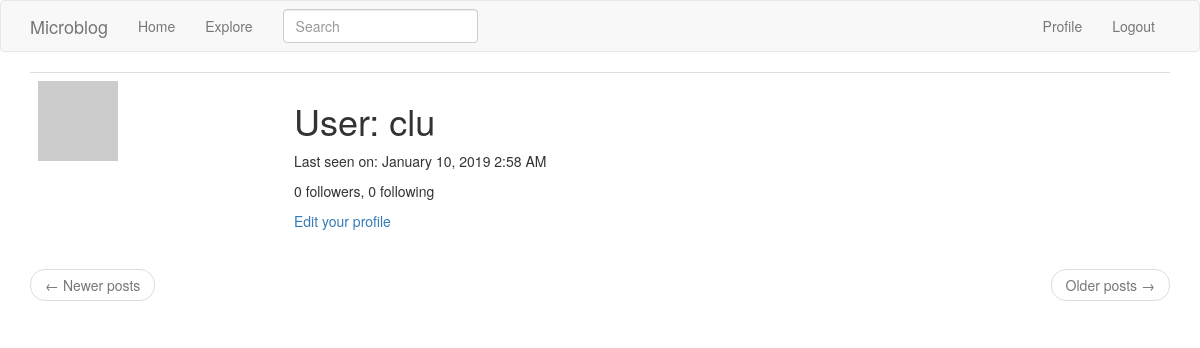
Page /user/clu (signed in) on the earlier database version.
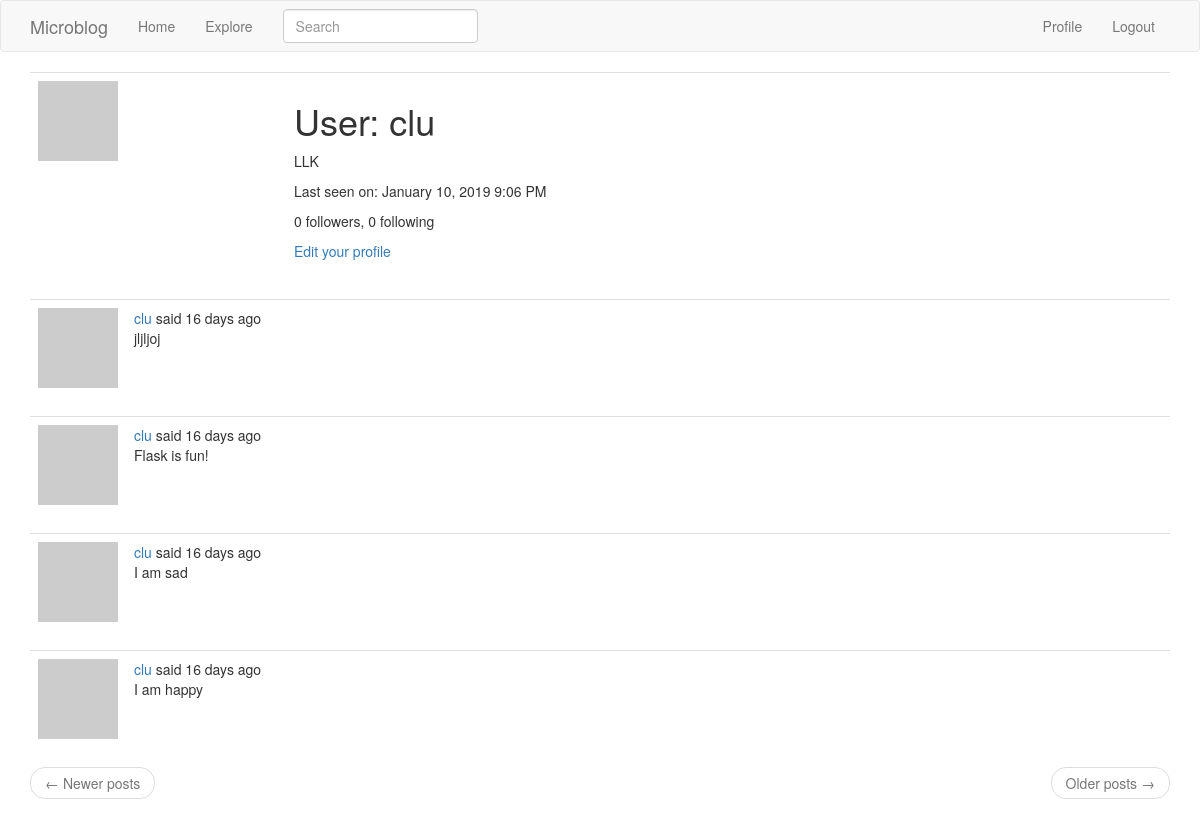
Same page on the later database version.
### blogApp/models.py (models this page shows, shortened)
class User(UserMixin, db.Model):
  id = db.Column(db.Integer, primary_key = True)
  username = db.Column(db.String(64), index = True, unique = True)
  email = db.Column(db.String(120), index = True, unique = True)
  password_hash = db.Column(db.String(128))
  about_me = db.Column(db.String(140))
  last_seen = db.Column(db.DateTime, default=datetime.utcnow)
  '''
  For a one-to-many relationship, a db.relationship field is normally defined on the "one" side, and is used as a convenient way to get access to the "many".
  The backref argument defines the name of a field that will be added to the objects of the "many" class that points back at the "one" object.
  '''
  posts = db.relationship('Post', backref='author', lazy='dynamic')
  '''
  The __repr__ method tells Python how to print objects of this class, which is going to be useful for debugging.
  '''
  def __repr__(self):
    return '<User {}>'.format(self.username)
  def avatar(self, size):
    digest = md5(self.email.lower().encode('utf-8')).hexdigest()
    return 'https://www.gravatar.com/avatar/{}?d=identicon&s={}'.format(digest, size)
  '''
  many to many relationship
  '''
  followed = db.relationship(
    'User', secondary=followers,
    primaryjoin=(followers.c.follower_id == id),
    secondaryjoin=(followers.c.followed_id == id),
    backref=db.backref('followers', lazy='dynamic'), lazy='dynamic')

class SearchableMixin(object):
  '''
  The method is to see what objects are going to be added, modified, deleted, available as session.new, session.dirty, session.deleted.
  These objects are not going to be available anymore after the session is committed, so I need to save them before the commit takes place.
  I'm using a session._changes dictionary to write these objects in a place that is going to survive the session commit, because as soon as the session is committed I will be using them to update the Elasticsearch index.
 '''
  @classmethod
  def before_commit(cls, session):
    session._changes = {
      'add': list(session.new),
      'update': list(session.dirty),
      'delete':list(session.deleted)
    }
  @classmethod
  def after_commit(cls, session):
    for obj in session._changes['add']:
      if isinstance(obj, SearchableMixin):
        add_to_index(obj.__tablename__, obj)
    for obj in session._changes['update']:
      if isinstance(obj, SearchableMixin):
        add_to_index(obj.__tablename__, obj)
    for obj in session._changes['delete']:
      if isinstance(obj, SearchableMixin):
        remove_from_index(obj.__tablename__, obj)
    session._changes = None
  '''
  The method is to refresh an index with all the data from the relational side.
  '''

class Post(SearchableMixin, db.Model):
    __searchable__ = ['body']
    id = db.Column(db.Integer, primary_key=True)
    body = db.Column(db.String(140))
    timestamp = db.Column(db.DateTime, index=True, default=datetime.utcnow) # timestamp index post so can retrieve them in  chronological order.
    user_id = db.Column(db.Integer, db.ForeignKey('user.id'))
    language = db.Column(db.String(5))

### blogApp/main/routes.py (the view)
@bp.route('/user/<username>')
@login_required
def user(username):
  user = User.query.filter_by(username=username).first_or_404()
  page = request.args.get('page', 1, type=int)
  posts = user.posts.order_by(Post.timestamp.desc()).paginate(
      page, current_app.config['POSTS_PER_PAGE'], False)
  next_url = url_for('main.user', username=user.username, page=posts.next_num) \
      if posts.has_next else None
  prev_url = url_for('main.user', username=user.username, page=posts.prev_num) \
      if posts.has_prev else None
  return render_template('user.html', user=user, posts=posts.items,
                         next_url=next_url, prev_url=prev_url)

### blogApp/main/forms.py
class SearchForm(FlaskForm):
  q = StringField(_l('Search'), validators = [DataRequired()])
  def __init__(self, *args, **kwargs):
    if 'formdata' not in kwargs:
      kwargs['formdata'] = request.args
    if 'csrf_enabled' not in kwargs:
      kwargs['csrf_enabled'] = False #For clickable search links to work, CSRF needs to be disabled
    super(SearchForm, self).__init__(*args, **kwargs)

### blogApp/main/routes.py (called while the page is built)
@bp.before_app_request
def before_request():
  if current_user.is_authenticated:
    current_user.last_seen = datetime.utcnow()
    db.session.commit()
    g.search_form = SearchForm()
  g.locale = str(get_locale())

### blogApp/models.py (called while the page is built)
@login.user_loader
def load_user(id):
    return User.query.get(int(id))

### blogApp/templates/user.html
{% extends "base.html" %}
{% block app_content %}
    <table class="table table-hover">
        <tr>
            <td width="256px"><img src="{{ user.avatar(256) }}"></td>
            <td>
                <h1>{{ _('User') }}: {{ user.username }}</h1>
                {% if user.about_me %}<p>{{ user.about_me }}</p>{% endif %}
                {% if user.last_seen %}
                <p>{{ _('Last seen on') }}: {{ moment(user.last_seen).format('LLL') }}</p>
                {% endif %}
                <p>{{ _('%(count)d followers', count=user.followers.count()) }}, {{ _('%(count)d following', count=user.followed.count()) }}</p>
                {% if user == current_user %}
                <p><a href="{{ url_for('main.edit_profile') }}">{{ _('Edit your profile') }}</a></p>
                {% elif not current_user.is_following(user) %}
                <p><a href="{{ url_for('main.follow', username=user.username) }}">{{ _('Follow') }}</a></p>
                {% else %}
                <p><a href="{{ url_for('main.unfollow', username=user.username) }}">{{ _('Unfollow') }}</a></p>
                {% endif %}
            </td>
        </tr>
    </table>
    {% for post in posts %}
        {% include '_post.html' %}
    {% endfor %}
    <nav aria-label="...">
        <ul class="pager">
            <li class="previous{% if not prev_url %} disabled{% endif %}">
                <a href="{{ prev_url or '#' }}">
                    <span aria-hidden="true">&larr;</span> {{ _('Newer posts') }}
                </a>
            </li>
            <li class="next{% if not next_url %} disabled{% endif %}">
                <a href="{{ next_url or '#' }}">
                    {{ _('Older posts') }} <span aria-hidden="true">&rarr;</span>
                </a>
            </li>
        </ul>
    </nav>
{% endblock %}

### blogApp/templates/_post.html (shortened to what this page needs)
    <table class="table table-hover">
        <tr>
            <td width="70px">
                <a href="{{ url_for('main.user', username=post.author.username) }}">
                    <img src="{{ post.author.avatar(70) }}" />
                </a>
            </td>
            <td>
                {{ _('%(username)s said %(when)s',
                    username=user_link, when=moment(post.timestamp).fromNow()) }}
                <br>
                <span id="post{{ post.id }}">{{ post.body }}</span>
            </td>
        </tr>
    </table>

Differences in the rows shown:
changed User "clu": about_me (not shown) → "LLK"; last_seen "January 10, 2019 2:58 AM" → "January 10, 2019 9:06 PM"
added Post: body "jljljoj"
added Post: body "Flask is fun!"
added Post: body "I am sad"
added Post: body "I am happy"
